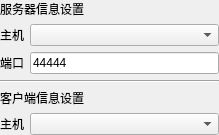
<?xml version="1.0" encoding="UTF-8"?>
<ui version="4.0">
 <class>SAKTcpServerDeviceController</class>
 <widget class="QWidget" name="SAKTcpServerDeviceController">
  <property name="geometry">
   <rect>
    <x>0</x>
    <y>0</y>
    <width>219</width>
    <height>117</height>
   </rect>
  </property>
  <property name="windowTitle">
   <string>Form</string>
  </property>
  <layout class="QGridLayout" name="gridLayout">
   <property name="leftMargin">
    <number>0</number>
   </property>
   <property name="topMargin">
    <number>0</number>
   </property>
   <property name="rightMargin">
    <number>0</number>
   </property>
   <property name="bottomMargin">
    <number>0</number>
   </property>
   <item row="3" column="0" colspan="2">
    <widget class="Line" name="line">
     <property name="orientation">
      <enum>Qt::Horizontal</enum>
     </property>
    </widget>
   </item>
   <item row="2" column="1">
    <widget class="QLineEdit" name="serverPortLineEdit">
     <property name="text">
      <string>44444</string>
     </property>
    </widget>
   </item>
   <item row="2" column="0">
    <widget class="QLabel" name="label_4">
     <property name="text">
      <string>端口</string>
     </property>
    </widget>
   </item>
   <item row="5" column="0">
    <widget class="QLabel" name="label">
     <property name="text">
      <string>主机</string>
     </property>
    </widget>
   </item>
   <item row="1" column="0">
    <widget class="QLabel" name="label_3">
     <property name="text">
      <string>主机</string>
     </property>
    </widget>
   </item>
   <item row="4" column="0" colspan="2">
    <widget class="QLabel" name="label_6">
     <property name="text">
      <string>客户端信息设置</string>
     </property>
    </widget>
   </item>
   <item row="1" column="1">
    <widget class="QComboBox" name="serverhostComboBox"/>
   </item>
   <item row="0" column="0" colspan="2">
    <widget class="QLabel" name="label_5">
     <property name="text">
      <string>服务器信息设置</string>
     </property>
    </widget>
   </item>
   <item row="5" column="1">
    <widget class="QComboBox" name="clientHostComboBox"/>
   </item>
  </layout>
 </widget>
 <resources/>
 <connections/>
</ui>
